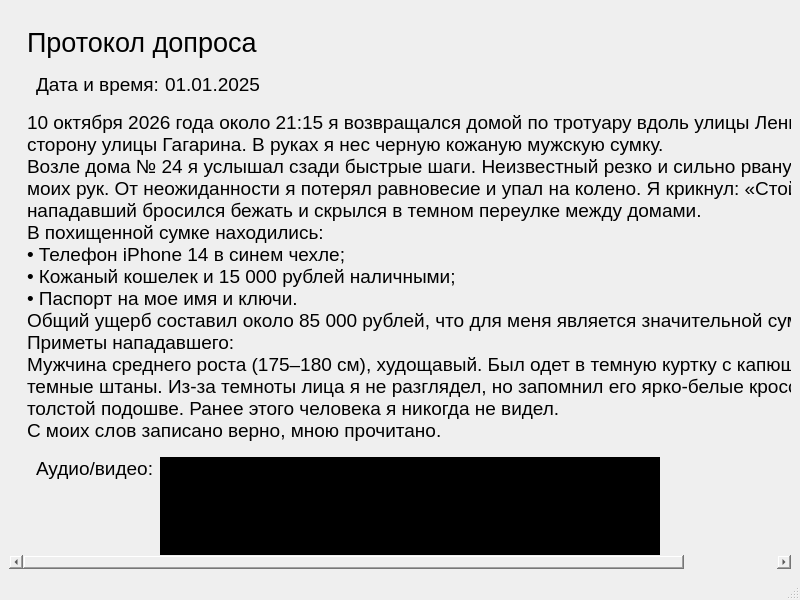
<?xml version="1.0" encoding="UTF-8"?>
<ui version="4.0">
 <class>MainWindow</class>
 <widget class="QMainWindow" name="MainWindow">
  <property name="geometry">
   <rect>
    <x>0</x>
    <y>0</y>
    <width>800</width>
    <height>600</height>
   </rect>
  </property>
  <property name="windowTitle">
   <string>MainWindow</string>
  </property>
  <property name="styleSheet">
   <string notr="true">background: qlineargradient(
    x1: 0, y1: 0, x2: 0, y2: 1,
    stop: 0.09 #6E0204,
    stop: 0.87 #9B5D61
);</string>
  </property>
  <widget class="QWidget" name="centralwidget">
   <layout class="QHBoxLayout" name="horizontalLayout_3">
    <item>
     <widget class="QScrollArea" name="scrollArea">
      <property name="styleSheet">
       <string notr="true">border: none;</string>
      </property>
      <property name="verticalScrollBarPolicy">
       <enum>Qt::ScrollBarPolicy::ScrollBarAlwaysOff</enum>
      </property>
      <property name="widgetResizable">
       <bool>true</bool>
      </property>
      <widget class="QWidget" name="scrollAreaWidgetContents_2">
       <property name="geometry">
        <rect>
         <x>0</x>
         <y>0</y>
         <width>776</width>
         <height>1062</height>
        </rect>
       </property>
       <layout class="QVBoxLayout" name="verticalLayout_4">
        <item>
         <widget class="QFrame" name="">
          <property name="styleSheet">
           <string notr="true">background-color: none;</string>
          </property>
          <layout class="QVBoxLayout" name="verticalLayout">
           <item>
            <widget class="QLabel" name="lbl_name">
             <property name="sizePolicy">
              <sizepolicy hsizetype="Fixed" vsizetype="Fixed">
               <horstretch>0</horstretch>
               <verstretch>0</verstretch>
              </sizepolicy>
             </property>
             <property name="styleSheet">
              <string notr="true">background-color: none;
font-size: 20pt;</string>
             </property>
             <property name="text">
              <string>Протокол допроса</string>
             </property>
            </widget>
           </item>
           <item>
            <widget class="QFrame" name="frame">
             <property name="sizePolicy">
              <sizepolicy hsizetype="Fixed" vsizetype="Fixed">
               <horstretch>0</horstretch>
               <verstretch>0</verstretch>
              </sizepolicy>
             </property>
             <property name="styleSheet">
              <string notr="true">background-color: none;</string>
             </property>
             <layout class="QHBoxLayout" name="horizontalLayout">
              <item>
               <widget class="QLabel" name="label_7">
                <property name="sizePolicy">
                 <sizepolicy hsizetype="Fixed" vsizetype="Fixed">
                  <horstretch>0</horstretch>
                  <verstretch>0</verstretch>
                 </sizepolicy>
                </property>
                <property name="styleSheet">
                 <string notr="true">background-color: none;
font-size: 14pt;</string>
                </property>
                <property name="text">
                 <string>Дата и время:</string>
                </property>
                <property name="alignment">
                 <set>Qt::AlignmentFlag::AlignLeading|Qt::AlignmentFlag::AlignLeft|Qt::AlignmentFlag::AlignTop</set>
                </property>
               </widget>
              </item>
              <item>
               <widget class="QLabel" name="lbl_date">
                <property name="sizePolicy">
                 <sizepolicy hsizetype="Fixed" vsizetype="Fixed">
                  <horstretch>0</horstretch>
                  <verstretch>0</verstretch>
                 </sizepolicy>
                </property>
                <property name="styleSheet">
                 <string notr="true">background-color: none;
font-size: 14pt;</string>
                </property>
                <property name="text">
                 <string>01.01.2025</string>
                </property>
                <property name="alignment">
                 <set>Qt::AlignmentFlag::AlignLeading|Qt::AlignmentFlag::AlignLeft|Qt::AlignmentFlag::AlignTop</set>
                </property>
               </widget>
              </item>
             </layout>
            </widget>
           </item>
           <item>
            <widget class="QLabel" name="lbl_descr">
             <property name="sizePolicy">
              <sizepolicy hsizetype="Fixed" vsizetype="Fixed">
               <horstretch>0</horstretch>
               <verstretch>0</verstretch>
              </sizepolicy>
             </property>
             <property name="styleSheet">
              <string notr="true">background-color: none;
font-size: 14pt;</string>
             </property>
             <property name="text">
              <string>10 октября 2026 года около 21:15 я возвращался домой по тротуару вдоль улицы Ленина в сторону улицы Гагарина. В руках я нес черную кожаную мужскую сумку.
Возле дома № 24 я услышал сзади быстрые шаги. Неизвестный резко и сильно рванул сумку из моих рук. От неожиданности я потерял равновесие и упал на колено. Я крикнул: «Стой!», но нападавший бросился бежать и скрылся в темном переулке между домами.
В похищенной сумке находились:
• Телефон iPhone 14 в синем чехле;
• Кожаный кошелек и 15 000 рублей наличными;
• Паспорт на мое имя и ключи.
Общий ущерб составил около 85 000 рублей, что для меня является значительной суммой.
Приметы нападавшего:
Мужчина среднего роста (175–180 см), худощавый. Был одет в темную куртку с капюшоном и темные штаны. Из-за темноты лица я не разглядел, но запомнил его ярко-белые кроссовки на толстой подошве. Ранее этого человека я никогда не видел.
С моих слов записано верно, мною прочитано.</string>
             </property>
             <property name="alignment">
              <set>Qt::AlignmentFlag::AlignLeading|Qt::AlignmentFlag::AlignLeft|Qt::AlignmentFlag::AlignTop</set>
             </property>
             <property name="wordWrap">
              <bool>true</bool>
             </property>
            </widget>
           </item>
           <item>
            <widget class="QFrame" name="frame_2">
             <property name="sizePolicy">
              <sizepolicy hsizetype="Fixed" vsizetype="Fixed">
               <horstretch>0</horstretch>
               <verstretch>0</verstretch>
              </sizepolicy>
             </property>
             <property name="styleSheet">
              <string notr="true">background-color: none;</string>
             </property>
             <layout class="QHBoxLayout" name="horizontalLayout_2">
              <item>
               <widget class="QLabel" name="label_9">
                <property name="sizePolicy">
                 <sizepolicy hsizetype="Fixed" vsizetype="Preferred">
                  <horstretch>0</horstretch>
                  <verstretch>0</verstretch>
                 </sizepolicy>
                </property>
                <property name="styleSheet">
                 <string notr="true">background-color: none;
font-size: 14pt;</string>
                </property>
                <property name="text">
                 <string>Аудио/видео:</string>
                </property>
                <property name="alignment">
                 <set>Qt::AlignmentFlag::AlignLeading|Qt::AlignmentFlag::AlignLeft|Qt::AlignmentFlag::AlignTop</set>
                </property>
               </widget>
              </item>
              <item>
               <widget class="QLabel" name="lbl_audio">
                <property name="minimumSize">
                 <size>
                  <width>500</width>
                  <height>189</height>
                 </size>
                </property>
                <property name="styleSheet">
                 <string notr="true">background-color: #000000;</string>
                </property>
                <property name="text">
                 <string/>
                </property>
               </widget>
              </item>
             </layout>
            </widget>
           </item>
           <item>
            <widget class="QFrame" name="frame_3">
             <property name="styleSheet">
              <string notr="true">background-color: none;</string>
             </property>
             <layout class="QVBoxLayout" name="verticalLayout_2">
              <item>
               <widget class="QLabel" name="lbl_victim">
                <property name="sizePolicy">
                 <sizepolicy hsizetype="Fixed" vsizetype="Fixed">
                  <horstretch>0</horstretch>
                  <verstretch>0</verstretch>
                 </sizepolicy>
                </property>
                <property name="styleSheet">
                 <string notr="true">background-color: none;
font-size: 20pt;
text-transform: uppercase;</string>
                </property>
                <property name="text">
                 <string>Потерпевший</string>
                </property>
               </widget>
              </item>
              <item>
               <widget class="QFrame" name="frame_4">
                <property name="sizePolicy">
                 <sizepolicy hsizetype="Fixed" vsizetype="Fixed">
                  <horstretch>0</horstretch>
                  <verstretch>0</verstretch>
                 </sizepolicy>
                </property>
                <property name="styleSheet">
                 <string notr="true">background-color: none;</string>
                </property>
                <layout class="QHBoxLayout" name="horizontalLayout_5">
                 <item>
                  <widget class="QLabel" name="label_11">
                   <property name="sizePolicy">
                    <sizepolicy hsizetype="Fixed" vsizetype="Preferred">
                     <horstretch>0</horstretch>
                     <verstretch>0</verstretch>
                    </sizepolicy>
                   </property>
                   <property name="styleSheet">
                    <string notr="true">background-color: none;
font-size: 14pt;</string>
                   </property>
                   <property name="text">
                    <string>ФИО:</string>
                   </property>
                  </widget>
                 </item>
                 <item>
                  <widget class="QLabel" name="lbl_full_name">
                   <property name="sizePolicy">
                    <sizepolicy hsizetype="Fixed" vsizetype="Fixed">
                     <horstretch>0</horstretch>
                     <verstretch>0</verstretch>
                    </sizepolicy>
                   </property>
                   <property name="styleSheet">
                    <string notr="true">background-color: none;
font-size: 14pt;</string>
                   </property>
                   <property name="text">
                    <string>Иванов Иван Иванович</string>
                   </property>
                  </widget>
                 </item>
                </layout>
               </widget>
              </item>
              <item>
               <widget class="QFrame" name="frame_5">
                <property name="sizePolicy">
                 <sizepolicy hsizetype="Fixed" vsizetype="Fixed">
                  <horstretch>0</horstretch>
                  <verstretch>0</verstretch>
                 </sizepolicy>
                </property>
                <property name="styleSheet">
                 <string notr="true">background-color: none;</string>
                </property>
                <layout class="QHBoxLayout" name="horizontalLayout_6">
                 <item>
                  <widget class="QLabel" name="label_13">
                   <property name="sizePolicy">
                    <sizepolicy hsizetype="Fixed" vsizetype="Fixed">
                     <horstretch>0</horstretch>
                     <verstretch>0</verstretch>
                    </sizepolicy>
                   </property>
                   <property name="styleSheet">
                    <string notr="true">background-color: none;
font-size: 14pt;</string>
                   </property>
                   <property name="text">
                    <string>Статус защиты:</string>
                   </property>
                  </widget>
                 </item>
                 <item>
                  <widget class="QLabel" name="lbl_status">
                   <property name="sizePolicy">
                    <sizepolicy hsizetype="Fixed" vsizetype="Fixed">
                     <horstretch>0</horstretch>
                     <verstretch>0</verstretch>
                    </sizepolicy>
                   </property>
                   <property name="styleSheet">
                    <string notr="true">background-color: none;
font-size: 14pt;</string>
                   </property>
                   <property name="text">
                    <string>нет</string>
                   </property>
                  </widget>
                 </item>
                </layout>
               </widget>
              </item>
              <item>
               <widget class="QFrame" name="frame_6">
                <property name="sizePolicy">
                 <sizepolicy hsizetype="Fixed" vsizetype="Fixed">
                  <horstretch>0</horstretch>
                  <verstretch>0</verstretch>
                 </sizepolicy>
                </property>
                <property name="styleSheet">
                 <string notr="true">background-color: none;</string>
                </property>
                <layout class="QHBoxLayout" name="horizontalLayout_7">
                 <item>
                  <widget class="QLabel" name="label_15">
                   <property name="sizePolicy">
                    <sizepolicy hsizetype="Fixed" vsizetype="Fixed">
                     <horstretch>0</horstretch>
                     <verstretch>0</verstretch>
                    </sizepolicy>
                   </property>
                   <property name="styleSheet">
                    <string notr="true">background-color: none;
font-size: 14pt;</string>
                   </property>
                   <property name="text">
                    <string>Дата рождения:</string>
                   </property>
                  </widget>
                 </item>
                 <item>
                  <widget class="QLabel" name="lbl_date_birth">
                   <property name="sizePolicy">
                    <sizepolicy hsizetype="Fixed" vsizetype="Fixed">
                     <horstretch>0</horstretch>
                     <verstretch>0</verstretch>
                    </sizepolicy>
                   </property>
                   <property name="styleSheet">
                    <string notr="true">background-color: none;
font-size: 14pt;</string>
                   </property>
                   <property name="text">
                    <string>01.01.1999</string>
                   </property>
                  </widget>
                 </item>
                </layout>
               </widget>
              </item>
              <item>
               <widget class="QFrame" name="frame_7">
                <property name="sizePolicy">
                 <sizepolicy hsizetype="Fixed" vsizetype="Fixed">
                  <horstretch>0</horstretch>
                  <verstretch>0</verstretch>
                 </sizepolicy>
                </property>
                <property name="styleSheet">
                 <string notr="true">background-color: none;</string>
                </property>
                <layout class="QHBoxLayout" name="horizontalLayout_8">
                 <item>
                  <widget class="QLabel" name="label_18">
                   <property name="sizePolicy">
                    <sizepolicy hsizetype="Fixed" vsizetype="Fixed">
                     <horstretch>0</horstretch>
                     <verstretch>0</verstretch>
                    </sizepolicy>
                   </property>
                   <property name="styleSheet">
                    <string notr="true">background-color: none;
font-size: 14pt;</string>
                   </property>
                   <property name="text">
                    <string>Степень тяжести:</string>
                   </property>
                  </widget>
                 </item>
                 <item>
                  <widget class="QLabel" name="lbl_degree">
                   <property name="sizePolicy">
                    <sizepolicy hsizetype="Fixed" vsizetype="Fixed">
                     <horstretch>0</horstretch>
                     <verstretch>0</verstretch>
                    </sizepolicy>
                   </property>
                   <property name="styleSheet">
                    <string notr="true">background-color: none;
font-size: 14pt;</string>
                   </property>
                   <property name="text">
                    <string>тяжелое состояние</string>
                   </property>
                  </widget>
                 </item>
                </layout>
               </widget>
              </item>
             </layout>
            </widget>
           </item>
           <item>
            <widget class="QFrame" name="frame_8">
             <property name="styleSheet">
              <string notr="true">background-color: none;</string>
             </property>
             <layout class="QVBoxLayout" name="verticalLayout_3">
              <item>
               <widget class="QLabel" name="lbl_witness">
                <property name="sizePolicy">
                 <sizepolicy hsizetype="Fixed" vsizetype="Fixed">
                  <horstretch>0</horstretch>
                  <verstretch>0</verstretch>
                 </sizepolicy>
                </property>
                <property name="styleSheet">
                 <string notr="true">background-color: none;
font-size: 20pt;
text-transform: uppercase;</string>
                </property>
                <property name="text">
                 <string>Свидетель</string>
                </property>
               </widget>
              </item>
              <item>
               <widget class="QFrame" name="frame_9">
                <property name="sizePolicy">
                 <sizepolicy hsizetype="Fixed" vsizetype="Fixed">
                  <horstretch>0</horstretch>
                  <verstretch>0</verstretch>
                 </sizepolicy>
                </property>
                <property name="styleSheet">
                 <string notr="true">background-color: none;</string>
                </property>
                <layout class="QHBoxLayout" name="horizontalLayout_9">
                 <item>
                  <widget class="QLabel" name="label_19">
                   <property name="sizePolicy">
                    <sizepolicy hsizetype="Fixed" vsizetype="Preferred">
                     <horstretch>0</horstretch>
                     <verstretch>0</verstretch>
                    </sizepolicy>
                   </property>
                   <property name="styleSheet">
                    <string notr="true">background-color: none;
font-size: 14pt;</string>
                   </property>
                   <property name="text">
                    <string>ФИО:</string>
                   </property>
                  </widget>
                 </item>
                 <item>
                  <widget class="QLabel" name="lbl_witness_name">
                   <property name="sizePolicy">
                    <sizepolicy hsizetype="Fixed" vsizetype="Fixed">
                     <horstretch>0</horstretch>
                     <verstretch>0</verstretch>
                    </sizepolicy>
                   </property>
                   <property name="styleSheet">
                    <string notr="true">background-color: none;
font-size: 14pt;</string>
                   </property>
                   <property name="text">
                    <string>Иванов Иван Иванович</string>
                   </property>
                  </widget>
                 </item>
                </layout>
               </widget>
              </item>
              <item>
               <widget class="QFrame" name="frame_10">
                <property name="sizePolicy">
                 <sizepolicy hsizetype="Fixed" vsizetype="Fixed">
                  <horstretch>0</horstretch>
                  <verstretch>0</verstretch>
                 </sizepolicy>
                </property>
                <property name="styleSheet">
                 <string notr="true">background-color: none;</string>
                </property>
                <layout class="QHBoxLayout" name="horizontalLayout_10">
                 <item>
                  <widget class="QLabel" name="label_21">
                   <property name="sizePolicy">
                    <sizepolicy hsizetype="Fixed" vsizetype="Fixed">
                     <horstretch>0</horstretch>
                     <verstretch>0</verstretch>
                    </sizepolicy>
                   </property>
                   <property name="styleSheet">
                    <string notr="true">background-color: none;
font-size: 14pt;</string>
                   </property>
                   <property name="text">
                    <string>Уровень надежности:</string>
                   </property>
                  </widget>
                 </item>
                 <item>
                  <widget class="QLabel" name="lbl_level">
                   <property name="sizePolicy">
                    <sizepolicy hsizetype="Fixed" vsizetype="Fixed">
                     <horstretch>0</horstretch>
                     <verstretch>0</verstretch>
                    </sizepolicy>
                   </property>
                   <property name="styleSheet">
                    <string notr="true">background-color: none;
font-size: 14pt;</string>
                   </property>
                   <property name="text">
                    <string>надежен</string>
                   </property>
                  </widget>
                 </item>
                </layout>
               </widget>
              </item>
              <item>
               <widget class="QFrame" name="frame_11">
                <property name="sizePolicy">
                 <sizepolicy hsizetype="Fixed" vsizetype="Fixed">
                  <horstretch>0</horstretch>
                  <verstretch>0</verstretch>
                 </sizepolicy>
                </property>
                <property name="styleSheet">
                 <string notr="true">background-color: none;</string>
                </property>
                <layout class="QHBoxLayout" name="horizontalLayout_11">
                 <item>
                  <widget class="QLabel" name="label_23">
                   <property name="sizePolicy">
                    <sizepolicy hsizetype="Fixed" vsizetype="Fixed">
                     <horstretch>0</horstretch>
                     <verstretch>0</verstretch>
                    </sizepolicy>
                   </property>
                   <property name="styleSheet">
                    <string notr="true">background-color: none;
font-size: 14pt;</string>
                   </property>
                   <property name="text">
                    <string>Программа защиты:</string>
                   </property>
                  </widget>
                 </item>
                 <item>
                  <widget class="QLabel" name="lbl_programm">
                   <property name="sizePolicy">
                    <sizepolicy hsizetype="Fixed" vsizetype="Fixed">
                     <horstretch>0</horstretch>
                     <verstretch>0</verstretch>
                    </sizepolicy>
                   </property>
                   <property name="styleSheet">
                    <string notr="true">background-color: none;
font-size: 14pt;</string>
                   </property>
                   <property name="text">
                    <string>есть</string>
                   </property>
                  </widget>
                 </item>
                </layout>
               </widget>
              </item>
             </layout>
            </widget>
           </item>
          </layout>
         </widget>
        </item>
       </layout>
      </widget>
     </widget>
    </item>
   </layout>
  </widget>
  <widget class="QMenuBar" name="menubar">
   <property name="geometry">
    <rect>
     <x>0</x>
     <y>0</y>
     <width>800</width>
     <height>33</height>
    </rect>
   </property>
  </widget>
  <widget class="QStatusBar" name="statusbar"/>
 </widget>
 <resources/>
 <connections/>
</ui>
